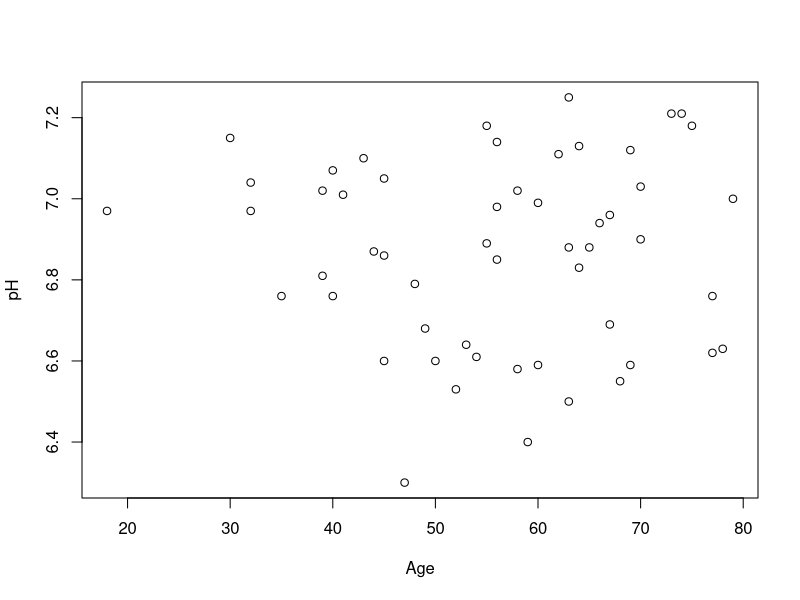
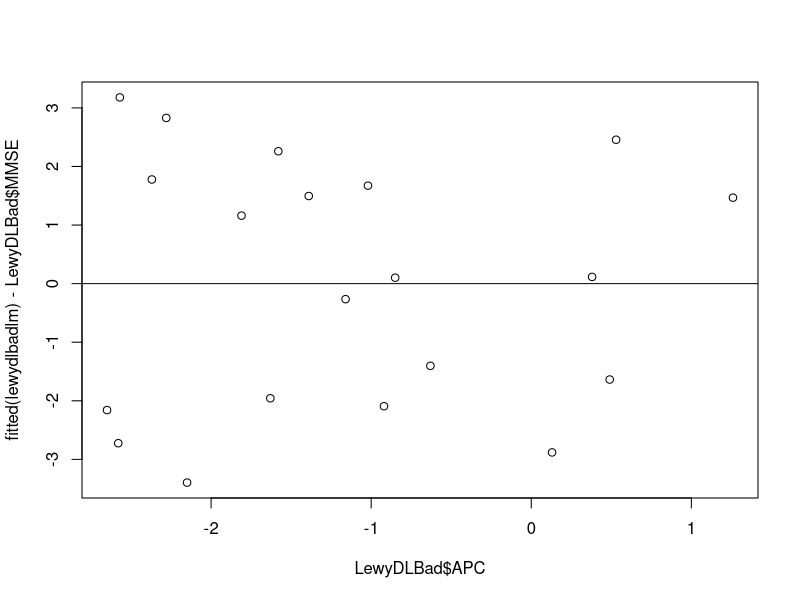
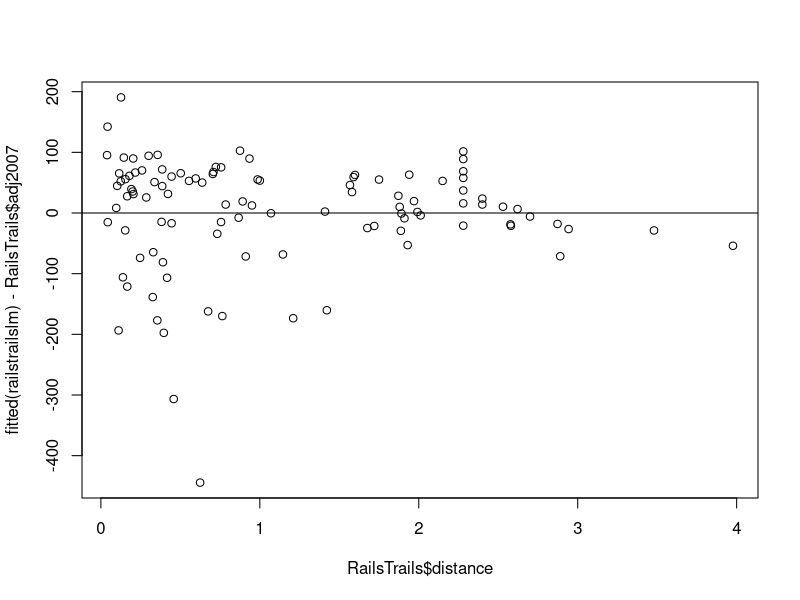
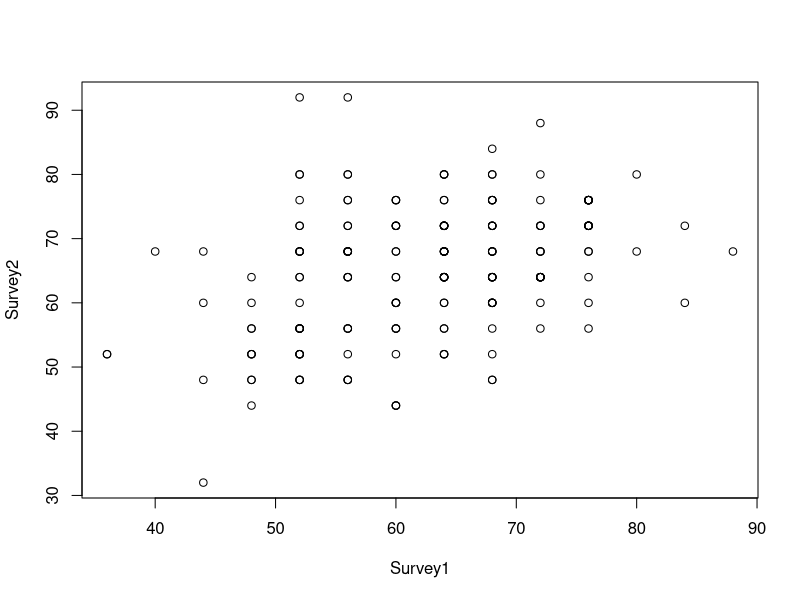
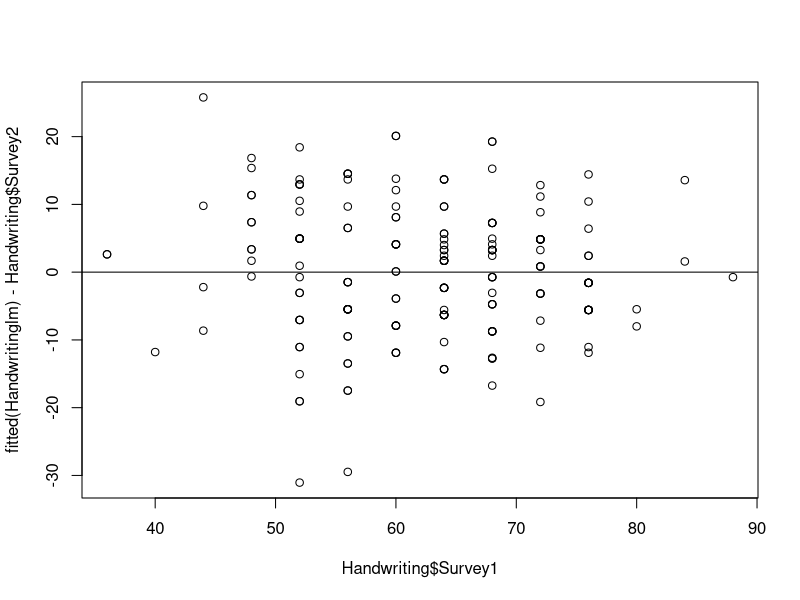

Reproduce these figures in R, in order.
## ---- chunk 1
t = 15.5/3.4
pt(t, 38, lower.tail = FALSE)
## ---- chunk 2
15.5 + (2.024*3.4)
15.5 - (2.024*3.4)
## ---- chunk 3
library(readr)
BrainpH <- read_csv("Chapter 2/CSV Data Set Files by Descriptive Title - Chapter 2/BrainpH.csv")

plot(pH~Age, data = BrainpH)
## ---- chunk 4
brainPHlm = lm(pH~Age, data = BrainpH)
summary(brainPHlm)
## ---- chunk 5
library(readr)
Cereal <- read_csv("Chapter 2/CSV Data Set Files by Descriptive Title - Chapter 2/Cereal.csv")

cereallm = lm(Calories ~ Sugar, data = Cereal)
summary(cereallm)
## ---- chunk 6
2.4808 + 2.032*0.7074
2.4808 - 2.032*0.7074
## ---- chunk 7
LewyDLBad <- read_csv("Chapter 2/CSV Data Set Files by Descriptive Title - Chapter 2/LewyDLBad.csv")

lewydlbadlm = lm(MMSE~APC, data = LewyDLBad)
summary(lewydlbadlm)
## ---- chunk 8
plot(LewyDLBad$APC, fitted(lewydlbadlm) - LewyDLBad$MMSE)
abline(0,0)
## ---- chunk 9
t = qt(0.95, 18)
1.34 + t * 0.422
1.34 - t * 0.422
## ---- chunk 10
RailsTrails <- read_csv("Chapter 2/CSV Data Set Files by Descriptive Title - Chapter 2/RailsTrails.csv")

railstrailslm = lm(adj2007~distance, data=RailsTrails)
summary(railstrailslm)
## ---- chunk 11
t = qt(0.95, 102)
-54.4267 + t * 9.659
-54.4267 - t * 9.659
## ---- chunk 12
plot(RailsTrails$distance, fitted(railstrailslm) - RailsTrails$adj2007)
abline(0,0)
## ---- chunk 13
Handwriting <- read_csv("Chapter 2/CSV Data Set Files by Descriptive Title - Chapter 2/Handwriting.csv")

plot(Survey2~Survey1, data = Handwriting)
## ---- chunk 14
Handwritinglm = lm(Survey2~Survey1, data=Handwriting)
summary(Handwritinglm)
## ---- chunk 15
plot(Handwriting$Survey1, fitted(Handwritinglm) - Handwriting$Survey2)
abline(0,0)
## ---- chunk 16
GrinnellHouses <- read_csv("Chapter 2/CSV Data Set Files by Descriptive Title - Chapter 2/GrinnellHouses.csv")

grinnelhouseslm = lm(SalePrice~ListPrice, data=GrinnellHouses)
summary(grinnelhouseslm)

t = qt(0.975, 927)
9.431e-01 + t*3.201e-03
9.431e-01 - t*3.201e-03
## ---- chunk 17
GrinnellHouses$fraction = GrinnellHouses$SalePrice/GrinnellHouses$ListPrice

grinnelhouseslm2 = lm(fraction~ListPrice, data=GrinnellHouses)
summary(grinnelhouseslm2)

1.34e-07 + t*2.742e-08
1.34e-07 - t*2.742e-08
